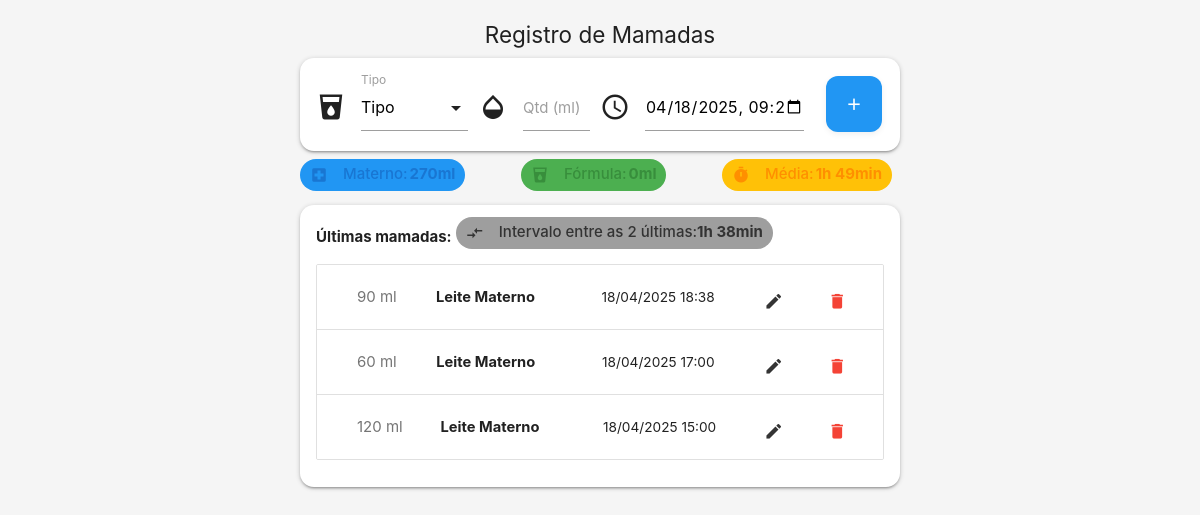
Before: / with the older database file.
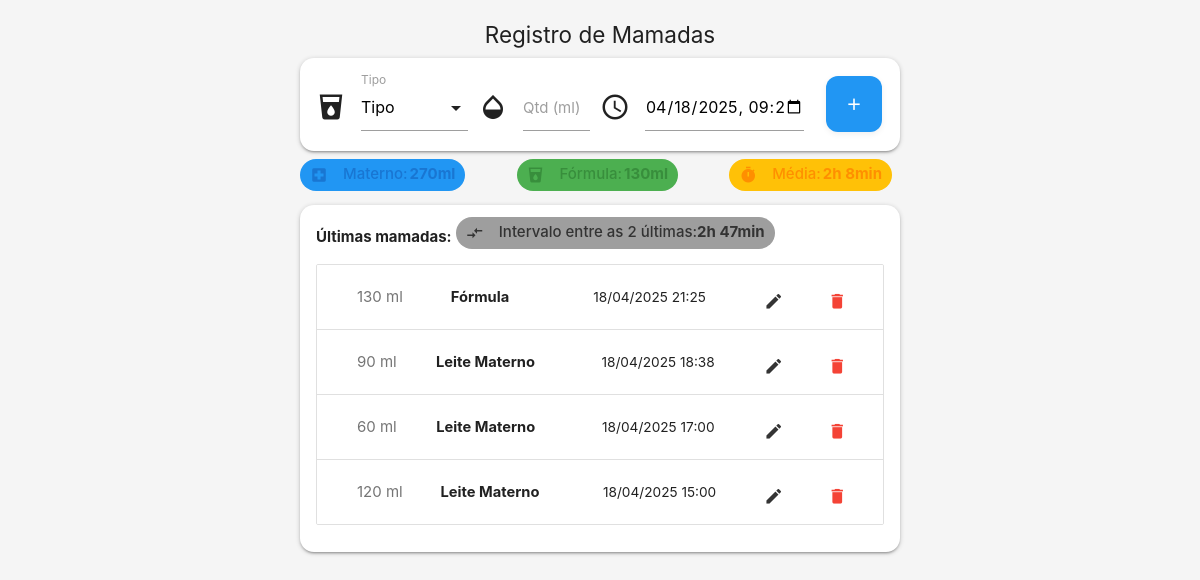
After: the same page with the newer database file.
### tables this page shows
CREATE TABLE mamadas (
        id INTEGER PRIMARY KEY AUTOINCREMENT,
        tipo TEXT NOT NULL,
        quantidade INTEGER NOT NULL,
        data_hora DATETIME NOT NULL
    );

### index.php (the view, shortened to what this page needs)
<?php
$db = new PDO('sqlite:' . __DIR__ . '/mamadas.db');
$db->setAttribute(PDO::ATTR_ERRMODE, PDO::ERRMODE_EXCEPTION);
$db->exec('CREATE TABLE IF NOT EXISTS mamadas (
    id INTEGER PRIMARY KEY AUTOINCREMENT,
    tipo TEXT NOT NULL,
    quantidade INTEGER NOT NULL,
    data_hora DATETIME NOT NULL
)');
$stmt = $db->query('SELECT * FROM mamadas ORDER BY data_hora DESC LIMIT 20');
$mamadas = $stmt->fetchAll(PDO::FETCH_ASSOC);
$hoje = date('Y-m-d');
$stmt = $db->prepare('SELECT tipo, SUM(quantidade) as total FROM mamadas WHERE date(data_hora) = ? GROUP BY tipo');
$stmt->execute([$hoje]);
$totais = $stmt->fetchAll(PDO::FETCH_KEY_PAIR);
$stmt = $db->query('SELECT data_hora FROM mamadas ORDER BY data_hora DESC LIMIT 10');
$datas = $stmt->fetchAll(PDO::FETCH_COLUMN);
$intervalos = [];
for ($i = 1; $i < count($datas); $i++) {
    $d1 = strtotime($datas[$i-1]);
    $d2 = strtotime($datas[$i]);
    $intervalos[] = abs($d1 - $d2);
}
$media_intervalo = count($intervalos) ? array_sum($intervalos)/count($intervalos) : 0;
function tempo_humano($segundos) {
    $min = floor($segundos/60);
    $h = floor($min/60);
    $min = $min % 60;
    return $h . 'h ' . $min . 'min';
}
?><!DOCTYPE html>
<html lang="pt">
<head>
    <link href="https://cdnjs.cloudflare.com/ajax/libs/materialize/1.0.0/css/materialize.min.css" rel="stylesheet">
</head>
<body>
    <div class="container">
        <h4 class="center-align">Registro de Mamadas</h4>
<form method="POST" class="card-panel" autocomplete="off" style="margin-bottom:8px;">
    <div class="form-row" style="display:flex;gap:10px;flex-wrap:wrap;align-items:center;">
        <div class="input-field" style="flex:1 1 140px;min-width:120px;width:100%;max-width:220px;">
            <i class="material-icons prefix">local_drink</i>
            <label>Tipo</label>
        </div>
        <div class="input-field" style="flex:1 1 100px;min-width:100px;width:100%;max-width:160px;">
            <i class="material-icons prefix">opacity</i>
            <input type="number" name="quantidade" id="quantidade" min="1" required autofocus>
            <label for="quantidade">Qtd (ml)</label>
        </div>
        <div class="input-field" style="flex:2 1 180px;min-width:130px;width:100%;max-width:240px;">
            <i class="material-icons prefix">access_time</i>
            <input type="datetime-local" name="data_hora" id="data_hora" value="<?php echo isset($_POST['data_hora']) ? htmlspecialchars($_POST['data_hora']) : date('Y-m-d\TH:i'); ?>" placeholder="Data/Hora">
        </div>
        <div style="display:flex;align-items:center;justify-content:center;min-width:70px;max-width:90px;padding-left:10px;">
    <button class="btn waves-effect waves-light blue" type="submit" style="width:56px;height:56px;display:flex;align-items:center;justify-content:center;border-radius:12px;box-shadow:0 2px 6px #0001;font-size:1.4em;padding:0;">
        <i class="material-icons" style="margin:0;">add</i>
    </button>
</div>
    </div>
</form>
        <div style="display:flex;flex-wrap:wrap;gap:8px 8px;margin-bottom:4px;justify-content:space-between;">
    <span class="chip-mui blue"><i class="material-icons left" style="font-size:18px;">local_hospital</i> Materno: <b style="margin-left:2px;"><?php echo $totais['materno'] ?? 0; ?>ml</b></span>
    <span class="chip-mui green"><i class="material-icons left" style="font-size:18px;">local_drink</i> Fórmula: <b style="margin-left:2px;"><?php echo $totais['formula'] ?? 0; ?>ml</b></span>
    <span class="chip-mui amber"><i class="material-icons left" style="font-size:18px;">timer</i> Média: <b style="margin-left:2px;"><?php echo $media_intervalo ? tempo_humano($media_intervalo) : 'N/A'; ?></b></span>
</div>
        <div class="mamadas-list card-panel">
            <b>Últimas mamadas:</b>
<?php
if (count($mamadas) >= 2) {
    $ultima = strtotime($mamadas[0]['data_hora']);
    $penultima = strtotime($mamadas[1]['data_hora']);
    $diferenca = abs($ultima - $penultima);
    echo '<div class="chip-mui grey" style="margin-bottom:8px;"><i class="material-icons left" style="font-size:18px;">compare_arrows</i> Intervalo entre as 2 últimas: <b>' . tempo_humano($diferenca) . '</b></div>';
}
?>
            <ul class="collection">
                <?php
$editando = isset($_GET['edit']) ? intval($_GET['edit']) : null;
foreach ($mamadas as $m) {
$dt = '';
if (strpos($m['data_hora'], 'T') !== false) {
    $dt = $m['data_hora'];
} else {
    $dt = str_replace(' ', 'T', $m['data_hora']);
}
    $tipo = $m['tipo'] === 'materno' ? 'Leite Materno' : 'Fórmula';
    echo '<li class="collection-item" style="position:relative;">';
    if ($editando === intval($m['id'])) {
        echo '<form method="POST" style="display:flex;flex-wrap:wrap;gap:8px;align-items:center;" autocomplete="off">';
        echo '<input type="hidden" name="id" value="' . $m['id'] . '"><input type="hidden" name="acao" value="editar">';
        echo '<select name="tipo" style="min-width:90px;">';
        echo '<option value="materno"'.($m['tipo']==='materno'?' selected':'').'>Leite Materno</option>';
        echo '<option value="formula"'.($m['tipo']==='formula'?' selected':'').'>Fórmula</option>';
        echo '</select>';
        echo '<input type="number" name="quantidade" min="1" value="' . $m['quantidade'] . '" style="width:70px;">';
        echo '<input type="datetime-local" name="data_hora" value="' . htmlspecialchars($dt) . '" style="width:170px;">';
        echo '<button class="btn-flat" type="submit" title="Salvar"><i class="material-icons green-text">check</i></button>';
        echo '<a href="index.php" class="btn-flat" title="Cancelar"><i class="material-icons red-text">close</i></a>';
        echo '</form>';
    } else {
        echo '<span class="badge">' . $m['quantidade'] . ' ml</span>';
        echo '<b>' . $tipo . '</b> <br><small>';
        echo date('d/m/Y H:i', strtotime($m['data_hora']));
        echo '</small>';
        echo '<div style="margin-top:8px;display:flex;justify-content:center;gap:12px;">';
        echo '<a href="?edit=' . $m['id'] . '" class="btn-flat" title="Editar"><i class="material-icons">edit</i></a>';
        echo '<form method="POST" style="display:inline" onsubmit="return confirm(\'Excluir este registro?\');">';
        echo '<button class="btn-flat" type="submit" title="Excluir"><i class="material-icons red-text">delete</i></button>';
        echo '</form>';
        echo '</div>';
    }
    echo '</li>';
}
                ?>
            </ul>
        </div>
    </div>
</body>
</html>

### index.php (style rules this page uses)
body { background: #f5f5f5; }
.container { max-width: 600px; margin-top: 12px; }
.form-row { display: flex; gap: 14px; flex-wrap: wrap; align-items: flex-end; margin-bottom: 0; }
.input-field { flex: 1 1 130px; min-width: 120px; margin-bottom: 0; }
.chip-mui { display:inline-flex; align-items:center; font-size:1em; font-weight:500; margin-right:8px; margin-bottom:4px; padding:0 10px; border-radius:18px; height:32px; }
.chip-mui.blue { background:#e3f2fd; color:#1976d2; }
.chip-mui.green { background:#e8f5e9; color:#388e3c; }
.chip-mui.amber { background:#fff8e1; color:#ff8f00; }
.chip-mui.grey { background:#ececec; color:#333; }
.mamadas-list { margin-top: 12px; }
.collection-item { padding: 4px 8px 2px 8px; font-size: 0.98em; display: flex; align-items: center; justify-content: space-between; min-height: 38px; }
.card-panel { margin: 10px 0 6px 0; padding: 12px 16px; border-radius: 14px; }
h4 { margin-bottom: 10px; font-size: 1.5em; }
small { font-size: .93em; }

Changed rows visible on the page:
added mamadas: quantidade "130", tipo "Fórmula", data_hora "18/04/2025 21:25"
Other visible differences:
$totais['formula']: "0" → "130"
tempo_humano($media_intervalo): "1h 49min" → "2h 8min"
tempo_humano($diferenca): "1h 38min" → "2h 47min"
